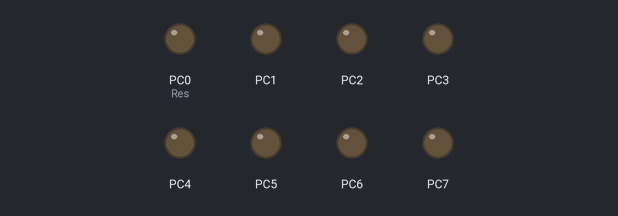
Recording of a program running on a simulated ATmega32, built with avr-gcc and emulated at 8 MHz. Parts: output pins drawn as LEDs (lit = HIGH).

Above: at 0.2 s.
At 3.24 s:
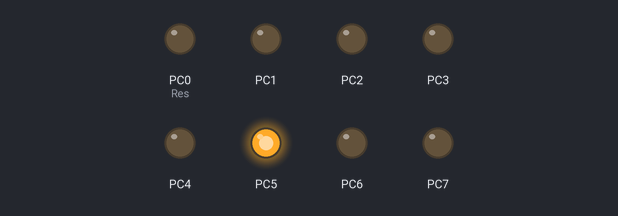
At 5.87 s:
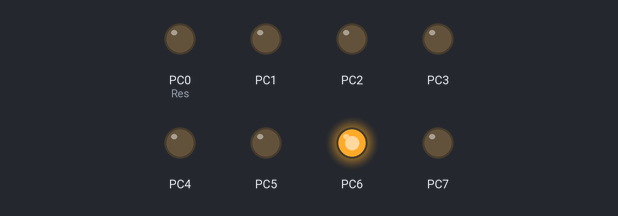
At 10.16 s:
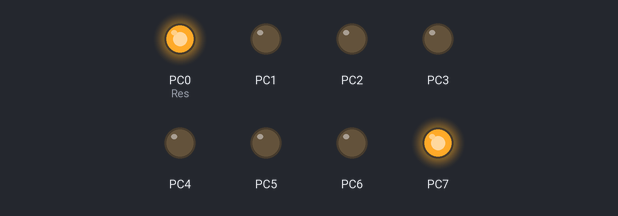
At 11.13 s:
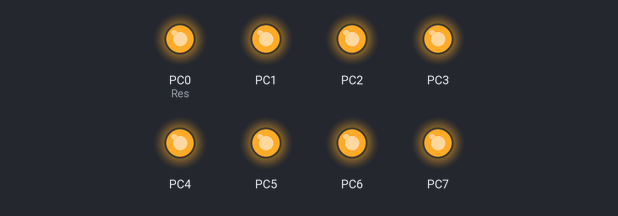
At 12.1 s:
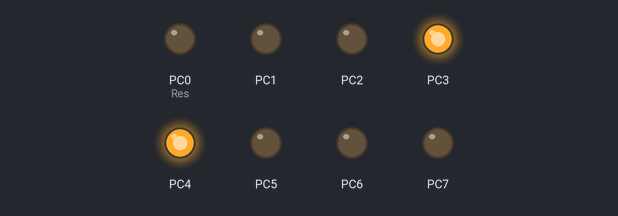
Timing chart, 0 to 17.5 s (numbered marks = the images above):
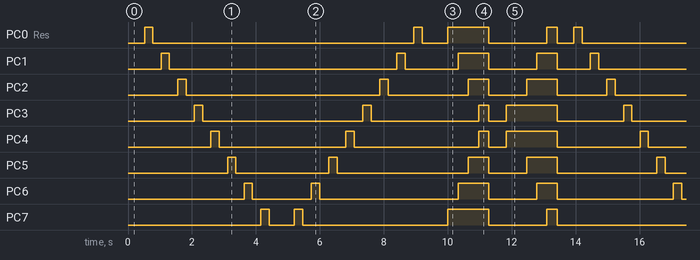

The program:

main.c
```c
/*************************************************************/
/*************************************************************/
/**                                                         **/
/** File Name : DIO_Assignment 1                            **/
/** Auther    : MOHAMED BEDIER MOHAMED                      **/
/** Verision :  1.00                                        **/
/**                                                         **/
/*************************************************************/
/*************************************************************/

/* Include our libraries  */
#include "STD_TYPES.h"
#include "BIT_MATH.h"
#include <util/delay.h>
#include <avr/io.h>

/* this macro for util/delay.h library */
#define  F_CPU  8000000


int main(void)
{
	/* Define variables & Local_CountI in shift right must be signed because in last iteration is going to be -1*/
	sint32 Local_CountI , Local_CountJ ,Local_CountK , Local_CountL;
	uint8 Res=0;
	/* set Direction for PORTC */
	SET_BYTE(DDRC,0xff);

	/* supper loop  */
	while(1)
	{
		/* Task 1: shift left every 250 ms */
		SET_BYTE(PORTC,0);
		_delay_ms(500);
		for (Local_CountJ=0 ; Local_CountJ < 8 ; Local_CountJ++)
		{
			SET_BIT(PORTC,Local_CountJ);
			_delay_ms(250);
			CLR_BIT(PORTC,Local_CountJ);
			_delay_ms(250);
		}

		/* Task 2 : shift right every 250 ms */
		/* Local_CountI in shift right must be signed because in last iteration is going to be -1*/
		SET_BYTE(PORTC,0);
		_delay_ms(500);
		for (Local_CountI=7 ; Local_CountI >= 0 ; Local_CountI--)
		{
			SET_BIT(PORTC,Local_CountI);
			_delay_ms(250);
			CLR_BIT(PORTC,Local_CountI);
			_delay_ms(250);
		}

		/* Task 3: ping pong effect every 250 ms */
		/* this combine between task 1 and task 2 */

		/* Task 4 : led converging every 300 ms */

		SET_BYTE(PORTC,0);
		_delay_ms(500);

		for (Local_CountK=0 ; Local_CountK < 4 ; Local_CountK++)
		{
			SET_BIT(PORTC,Local_CountK);
			Res = 7 - Local_CountK;
			SET_BIT(PORTC, Res);
			_delay_ms(300);

		}

		/* Task 5 : led diverging every 300 ms */

		SET_BYTE(PORTC,0);
		_delay_ms(500);

		for (Local_CountL=4 ; Local_CountL >= 0 ; Local_CountL--)
		{
			SET_BIT(PORTC,Local_CountL);
			Res = 7 - Local_CountL;
			SET_BIT(PORTC, Res);
			_delay_ms(300);

		}

		/* Task 6: led converging diverging effect every 300 ms */
				/* this combine between task 4 and task 5 */

	}
}
```

BIT_MATH.h
```c
#ifndef _BIT_MATH_H
#define _BIT_MATH_H

#define SET_BIT(Reg, bitnum)       (Reg |=1<<bitnum)
#define CLR_BIT(Reg, bitnum)       (Reg &=~(1<<bitnum))
#define TOGGLE_BIT(Reg, bitnum)    (Reg ^=(1<<bitnum))
#define GET_BIT(Reg, bitnum)       ((Reg>>bitnum)& 0x01)

#define SET_BYTE(Reg,value)              ( Reg = value )

#define CONC_BIT(b7,b6,b5,b4,b3,b2,b1,b0) Conc_help(b7,b6,b5,b4,b3,b2,b1,b0)
#define Conc_help(b7,b6,b5,b4,b3,b2,b1,b0) 0b##b7##b6##b5##b4##b3##b2##b1##b0


#endif
```

STD_TYPES.h
```c
#ifndef  STD_TYPES_H_
#define   STD_TYPES_H_


typedef  unsigned char  uint8;
typedef  signed char    sint8;

typedef  unsigned short int  uint16;
typedef  signed short int    sint16;

typedef  unsigned long int    uint32;
typedef  signed long int      sint32;

typedef  float                f32;
typedef  double               f64;

typedef  long double          f128;


#endif
```

Measured:
- by itself, PC0 (Res): repeats every 13.4 s: LOW 8.2 s, HIGH 0.27 s, LOW 0.80 s, HIGH 1.3 s, LOW 1.8 s, HIGH 0.32 s, LOW 0.52 s, HIGH 0.26 s
- by itself, PC1: repeats every 13.4 s: LOW 7.1 s, HIGH 0.27 s, LOW 1.7 s, HIGH 0.96 s, LOW 1.5 s, HIGH 0.64 s, LOW 1.0 s, HIGH 0.26 s
- by itself, PC2: repeats every 13.4 s: LOW 6.1 s, HIGH 0.27 s, LOW 2.5 s, HIGH 0.64 s, LOW 1.2 s, HIGH 0.96 s, LOW 1.6 s, HIGH 0.26 s
- by itself, PC3: repeats every 13.4 s: LOW 5.0 s, HIGH 0.27 s, LOW 3.4 s, HIGH 0.32 s, LOW 0.53 s, HIGH 1.6 s, LOW 2.1 s, HIGH 0.26 s
- by itself, PC4: repeats every 13.4 s: LOW 4.0 s, HIGH 0.27 s, LOW 3.9 s, HIGH 0.32 s, LOW 0.53 s, HIGH 1.6 s, LOW 2.6 s, HIGH 0.26 s
- by itself, PC5: repeats every 13.4 s: LOW 2.9 s, HIGH 0.27 s, LOW 4.1 s, HIGH 0.64 s, LOW 1.2 s, HIGH 0.96 s, LOW 3.1 s, HIGH 0.26 s
- by itself, PC6: repeats every 13.4 s: LOW 1.8 s, HIGH 0.27 s, LOW 4.3 s, HIGH 0.96 s, LOW 1.5 s, HIGH 0.64 s, LOW 3.6 s, HIGH 0.26 s
- by itself, PC7: repeats every 13.4 s: LOW 0.79 s, HIGH 0.27 s, LOW 4.5 s, HIGH 1.3 s, LOW 1.8 s, HIGH 0.32 s, LOW 4.2 s, HIGH 0.26 s
